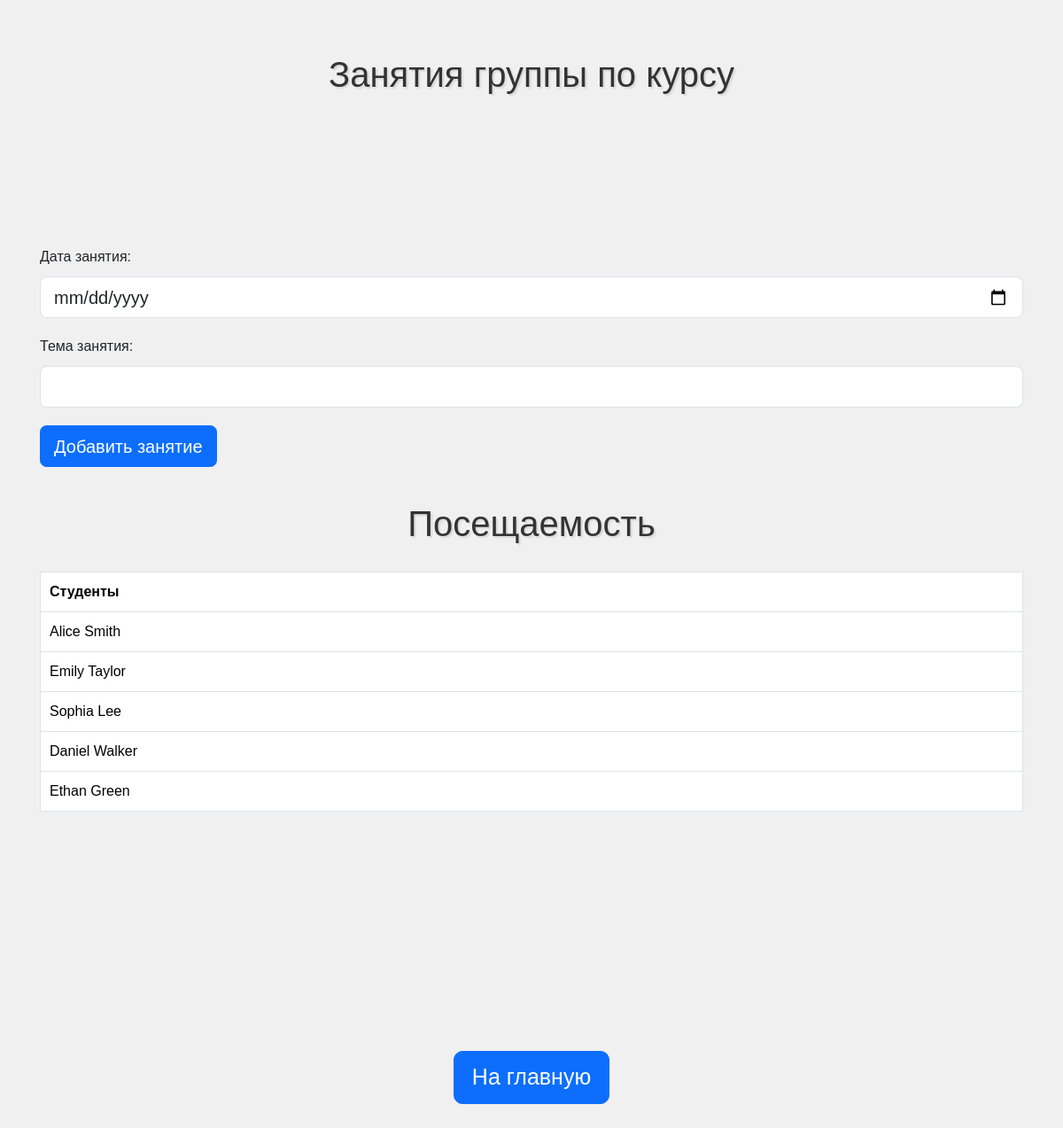
/class.php?id=1, run on an earlier commit of the app's database.
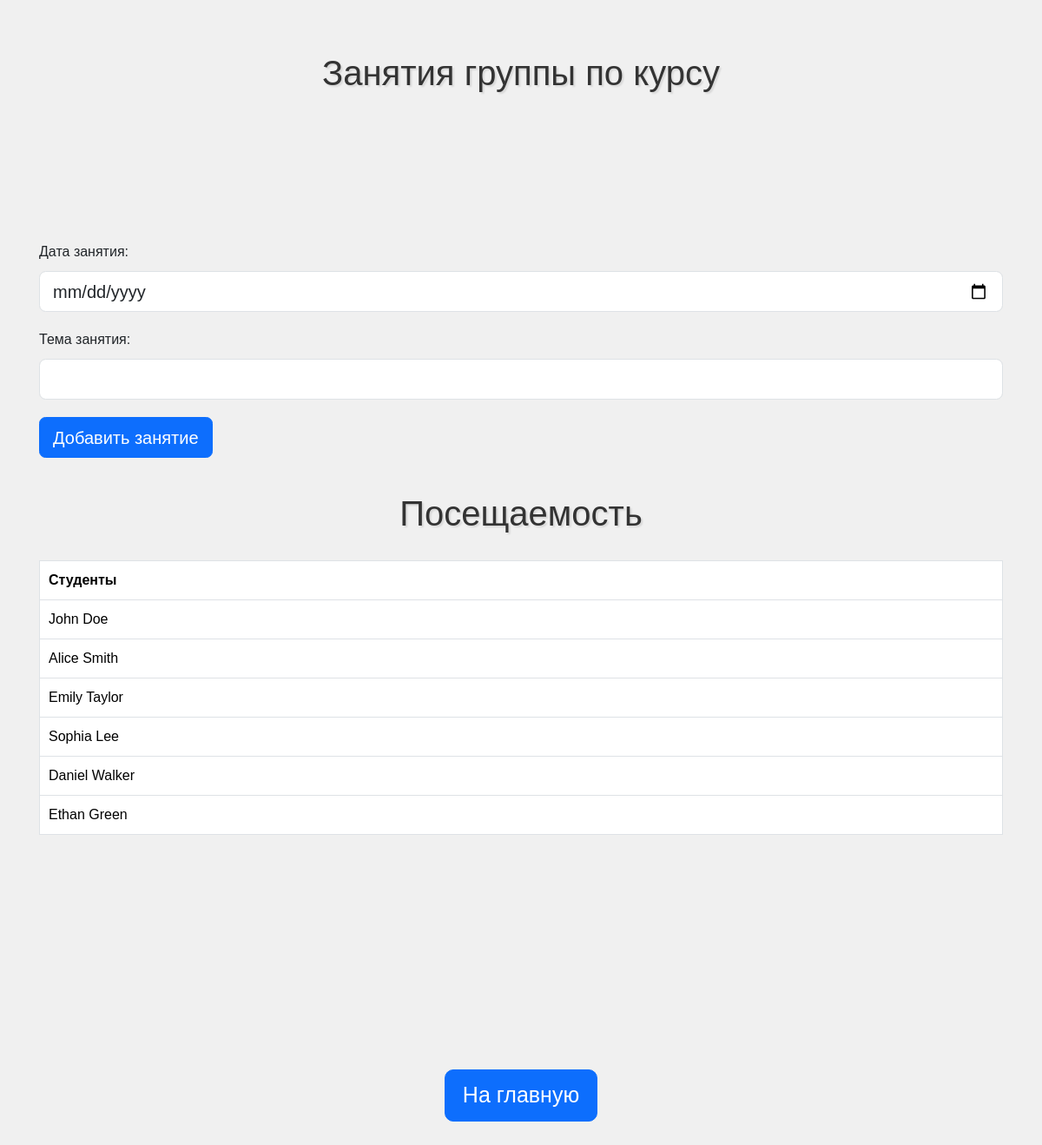
And on a later commit of the database.
### tables this page shows
CREATE TABLE IF NOT EXISTS `students` (
  `id` int(11) NOT NULL AUTO_INCREMENT,
  `first_name` varchar(255) NOT NULL,
  `last_name` varchar(255) NOT NULL,
  `email` varchar(255) DEFAULT NULL,
  `birth_date` date DEFAULT NULL,
  `group_id` int(11) DEFAULT NULL,
  PRIMARY KEY (`id`),
  UNIQUE KEY `email` (`email`),
  KEY `fk_group_id` (`group_id`),
  CONSTRAINT `fk_group_id` FOREIGN KEY (`group_id`) REFERENCES `Groupss` (`id`)
);

### class.php (the view, shortened to what this page needs)
<!DOCTYPE html>
<html>
<head>
    <link rel="stylesheet" href="css/bootstrap.min.css">
    <link rel="stylesheet" href="css/styles.css">
</head>
<body>
<header>
    <div class="container">
        <div class="row">
            <div class="col-12">
                <h2 class="text-center">Занятия группы по курсу</h2>
            </div>
        </div>
    </div>
</header>
<section class="mt-4">
    <div class="container">
        <div class="row">
            <div class="col-12">
                <?php
                require_once "connectpdo.php";
                if (isset($_GET['id'])) {
                    $id = $_GET['id'];
                    echo "<form id='addClassForm' action='add_class.php' method='post' class='mb-4'>";
                    echo "<div class='mb-3'><label for='lesson_date' class='form-label'>Дата занятия:</label><input type='date' class='form-control' id='lesson_date' name='lesson_date' required></div>";
                    echo "<div class='mb-3'><label for='lesson_topic' class='form-label'>Тема занятия:</label><input type='text' class='form-control' id='lesson_topic' name='lesson_topic' required></div>";
                    echo "<button type='submit' class='btn btn-primary'>Добавить занятие</button>";
                    echo "</form>";
                    $studentsStmt = $pdo->prepare("SELECT students.id AS student_id, first_name, last_name FROM students WHERE group_id = :id");
                    $studentsStmt->bindParam(':id', $id, PDO::PARAM_INT);
                    $studentsStmt->execute();
                    $students = $studentsStmt->fetchAll(PDO::FETCH_ASSOC);
                    echo "<h2 class='text-center mb-4'>Посещаемость</h2>";
                    echo "<table class='table table-bordered'>";
                    echo "<thead class='thead-dark'><tr><th>Студенты</th>";
                    echo "</tr></thead>";
                    echo "<tbody>";
                    foreach ($students as $student) {
                        echo "<tr><td>" . $student['first_name'] . " " . $student['last_name'] . "</td>";
                        echo "</tr>";
                    }
                    echo "</tbody>";
                    echo "</table>";
                } else {
                    echo "<p class='text-danger'>Не указан идентификатор группы</p>";
                }
                ?>
</div>
</div>
</div>
</section>
<footer class="mt-4">
    <div class="container">
        <div class="row">
            <div class="col-12 text-center">
                <a href="index.php" class="btn btn-lg btn-primary">На главную</a>
            </div>
        </div>
    </div>
</footer>
</body>
</html>

### css/styles.css (style rules this page uses)
:root { --color1: #008080; --color2: #0d75bb; --color3: #a2a2a2; --color4: #333333; --color5: #f0f0f0; }
footer, section { padding: 100px 0; }
header { padding: 0; }
html { max-width: 1200px; margin: auto; line-height: 1.75; font-size: 1.25em; }
h1,h2,h3,h4,h5,h6 { margin: 1em 0 1em; text-align: center; color: #333; text-shadow: 2px 2px 2px rgba(0, 0, 0, 0.1); }
body { font-family: Arial; font-size: 16px; line-height: 1.5; margin: 0; padding: 20px; background-color: #f0f0f0; max-height: 600px; }

What changed in the data, as far as the page shows it:
added students: first_name "John", last_name "Doe"
